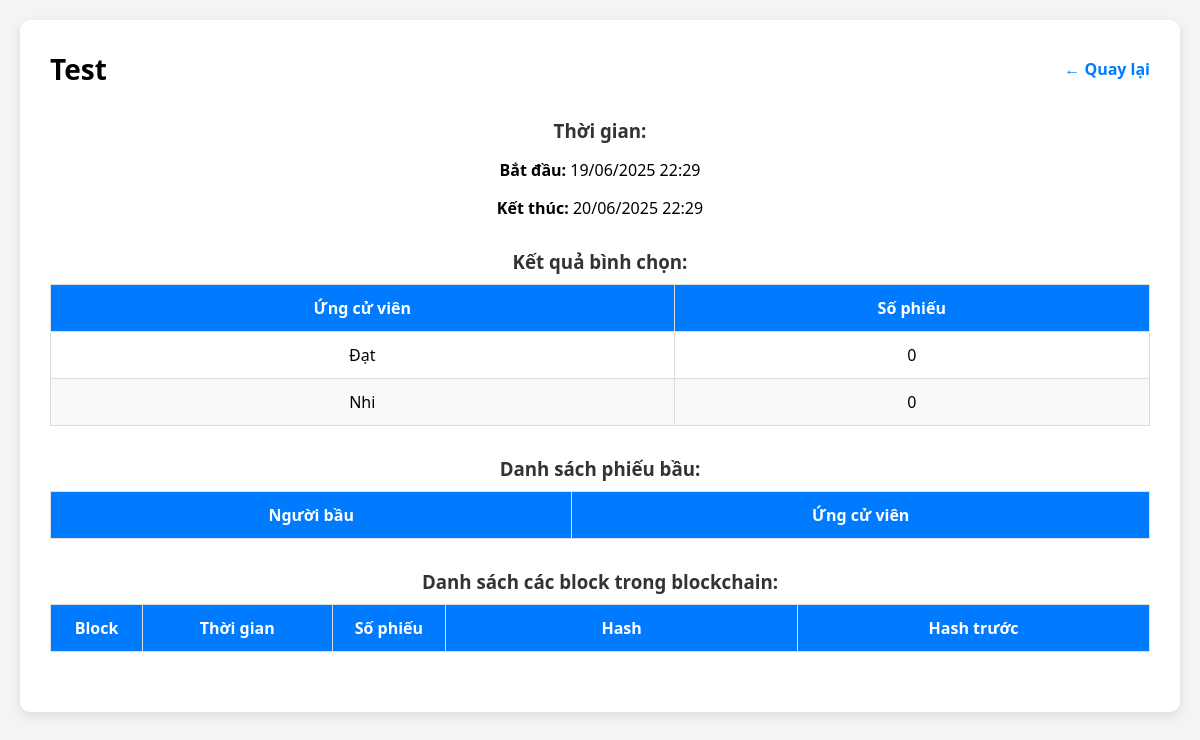
Page /admin/poll/1 (signed in) on the earlier database version.
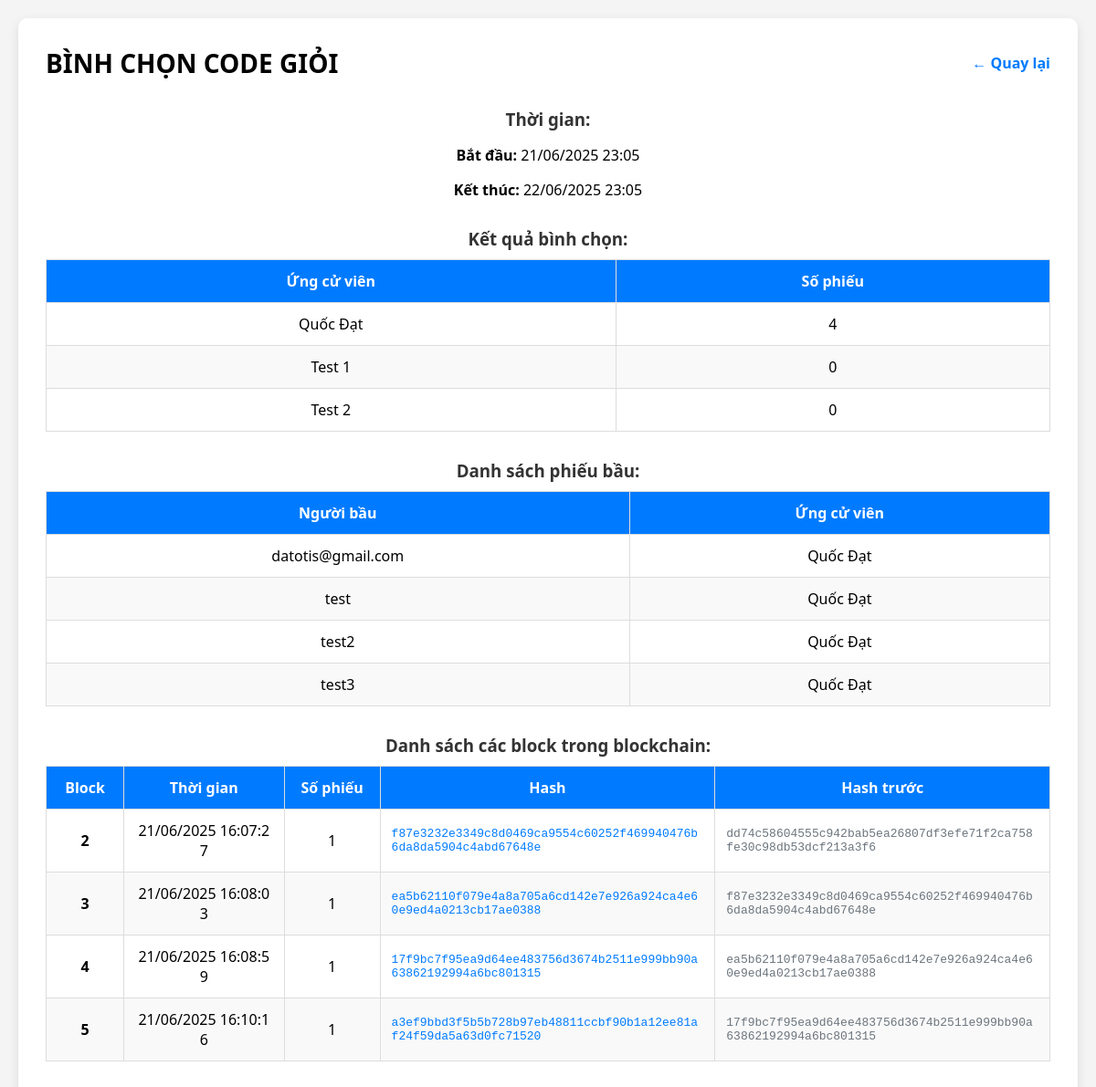
Same page on the later database version.
### models.py (models this page shows)
class Poll(db.Model):
    id = db.Column(db.Integer, primary_key=True)
    title = db.Column(db.String(200), nullable=False)
    start_time = db.Column(db.DateTime, nullable=False)
    end_time = db.Column(db.DateTime, nullable=False)
    candidates = db.relationship("Candidate", backref="poll", lazy=True, cascade="all, delete")

class Candidate(db.Model):
    id = db.Column(db.Integer, primary_key=True)
    name = db.Column(db.String(80), nullable=False)
    poll_id = db.Column(db.Integer, db.ForeignKey('poll.id'), nullable=False)

class Block(db.Model):
    id = db.Column(db.Integer, primary_key=True)
    poll_id = db.Column(db.Integer, db.ForeignKey('poll.id'), nullable=False)  # Gắn block với cuộc bình chọn
    index = db.Column(db.Integer, nullable=False)
    timestamp = db.Column(db.DateTime, default=datetime.utcnow)
    votes_json = db.Column(db.Text, nullable=False)
    voted_users_json = db.Column(db.Text, nullable=False)
    previous_hash = db.Column(db.String(64), nullable=False)
    hash = db.Column(db.String(64), nullable=False)

### app.py (the view)
@app.route("/admin/poll/<int:poll_id>")
def poll_detail(poll_id):
    if "user_id" not in session or not session.get("is_admin"):
        return redirect(url_for("login"))
    poll = Poll.query.get_or_404(poll_id)
    votes = blockchain.get_all_votes()
    vote_counts = {c.name: 0 for c in poll.candidates}
    for vote in votes:
        if vote["poll_id"] == poll.id and vote["candidate"] in vote_counts:
            vote_counts[vote["candidate"]] += 1
    poll_blocks = []
    blocks = Block.query.order_by(Block.index).all()
    for block in blocks:
        block_votes = [v for v in json.loads(block.votes_json) if v["poll_id"] == poll.id]
        if block_votes:
            poll_blocks.append({
                "index": block.index,
                "timestamp": block.timestamp,
                "votes": block_votes,
                "hash": block.hash,
                "previous_hash": block.previous_hash
            })
    return render_template("poll_detail.html",
                           poll=poll,
                           vote_counts=vote_counts,
                           votes=[v for v in votes if v["poll_id"] == poll.id],
                           blocks=poll_blocks)

### blockchain.py (called while the page is built)
    def get_all_votes(self):
        votes = []
        all_blocks = Block.query.all()
        for block in all_blocks:
            votes.extend(json.loads(block.votes_json))
        for poll_votes in self.current_votes.values():
            votes.extend(poll_votes)
        return votes

### templates/poll_detail.html (shortened to what this page needs)
<!DOCTYPE html>
<html lang="vi">
<head>
    <link rel="stylesheet" href="/static/style.css">
</head>
<body>
    <div class="container">
        <header>
            <h2>{{ poll.title }}</h2>
            <a href="/admin" class="back-btn">← Quay lại</a>
        </header>
        <section>
            <h3>Thời gian:</h3>
            <p><strong>Bắt đầu:</strong> {{ poll.start_time.strftime("%d/%m/%Y %H:%M") }}</p>
            <p><strong>Kết thúc:</strong> {{ poll.end_time.strftime("%d/%m/%Y %H:%M") }}</p>
        </section>
        <section>
            <h3>Kết quả bình chọn:</h3>
            <table>
                <thead>
                    <tr>
                        <th>Ứng cử viên</th>
                        <th>Số phiếu</th>
                    </tr>
                </thead>
                <tbody>
                    {% for name, count in vote_counts.items() %}
                    <tr>
                        <td>{{ name }}</td>
                        <td>{{ count }}</td>
                    </tr>
                    {% endfor %}
                </tbody>
            </table>
        </section>
        <section>
            <h3>Danh sách phiếu bầu:</h3>
            <table>
                <thead>
                    <tr>
                        <th>Người bầu</th>
                        <th>Ứng cử viên</th>
                    </tr>
                </thead>
                <tbody>
                    {% for vote in votes %}
                    {% if vote["candidate"] in vote_counts %}
                    <tr>
                        <td>{{ vote["voter"] }}</td>
                        <td>{{ vote["candidate"] }}</td>
                    </tr>
                    {% endif %}
                    {% endfor %}
                </tbody>
            </table>
        </section>
        <section>
            <h3>Danh sách các block trong blockchain:</h3>
            <div style="overflow-x: auto;">
                <table>
                    <thead>
                        <tr>
                            <th style="min-width: 60px;">Block</th>
                            <th style="min-width: 150px;">Thời gian</th>
                            <th style="min-width: 80px;">Số phiếu</th>
                            <th style="min-width: 300px;">Hash</th>
                            <th style="min-width: 300px;">Hash trước</th>
                        </tr>
                    </thead>
                    <tbody>
                        {% for block in blocks %}
                        <tr>
                            <td><strong>{{ block.index }}</strong></td>
                            <td>{{ block.timestamp.strftime("%d/%m/%Y %H:%M:%S") }}</td>
                            <td>{{ block.votes|length }}</td>
                            <td style="text-align: left; font-family: monospace; color: #007bff;">{{ block.hash }}</td>
                            <td style="text-align: left; font-family: monospace; color: #6c757d;">{{ block.previous_hash
                                }}</td>
                        </tr>
                        {% endfor %}
                    </tbody>
                </table>
            </div>
        </section>
    </div>
</body>
</html>

Differences in the rows shown:
changed Poll: title "Test" → "BÌNH CHỌN CODE GIỎI"; start_time "19/06/2025 22:29" → "21/06/2025 23:05"; end_time "20/06/2025 22:29" → "22/06/2025 23:05"
changed Candidate: name "Đạt" → "Quốc Đạt"; count "0" → "4"
changed Candidate: name "Nhi" → "Test 1"
now on this page (row edited): Candidate: name "Test 2", count "0"
added Block: index "2", timestamp "21/06/2025 16:07:27", votes|length "1", hash "f87e3232e3349c8d0469ca9554c60252f469940476b6da8da5904c4abd67648e", previous_hash "dd74c58604555c942bab5ea26807df3efe71f2ca758fe30c98db53dcf213a3f6"
added Block: index "3", timestamp "21/06/2025 16:08:03", votes|length "1", hash "ea5b62110f079e4a8a705a6cd142e7e926a924ca4e60e9ed4a0213cb17ae0388", previous_hash "f87e3232e3349c8d0469ca9554c60252f469940476b6da8da5904c4abd67648e"
added Block: index "4", timestamp "21/06/2025 16:08:59", votes|length "1", hash "17f9bc7f95ea9d64ee483756d3674b2511e999bb90a63862192994a6bc801315", previous_hash "ea5b62110f079e4a8a705a6cd142e7e926a924ca4e60e9ed4a0213cb17ae0388"
added Block: index "5", timestamp "21/06/2025 16:10:16", votes|length "1", hash "a3ef9bbd3f5b5b728b97eb48811ccbf90b1a12ee81af24f59da5a63d0fc71520", previous_hash "17f9bc7f95ea9d64ee483756d3674b2511e999bb90a63862192994a6bc801315"
Other differences:
new list line: "datotis@gmail.com Quốc Đạt"
new list line: "test Quốc Đạt"
new list line: "test2 Quốc Đạt"
new list line: "test3 Quốc Đạt"
